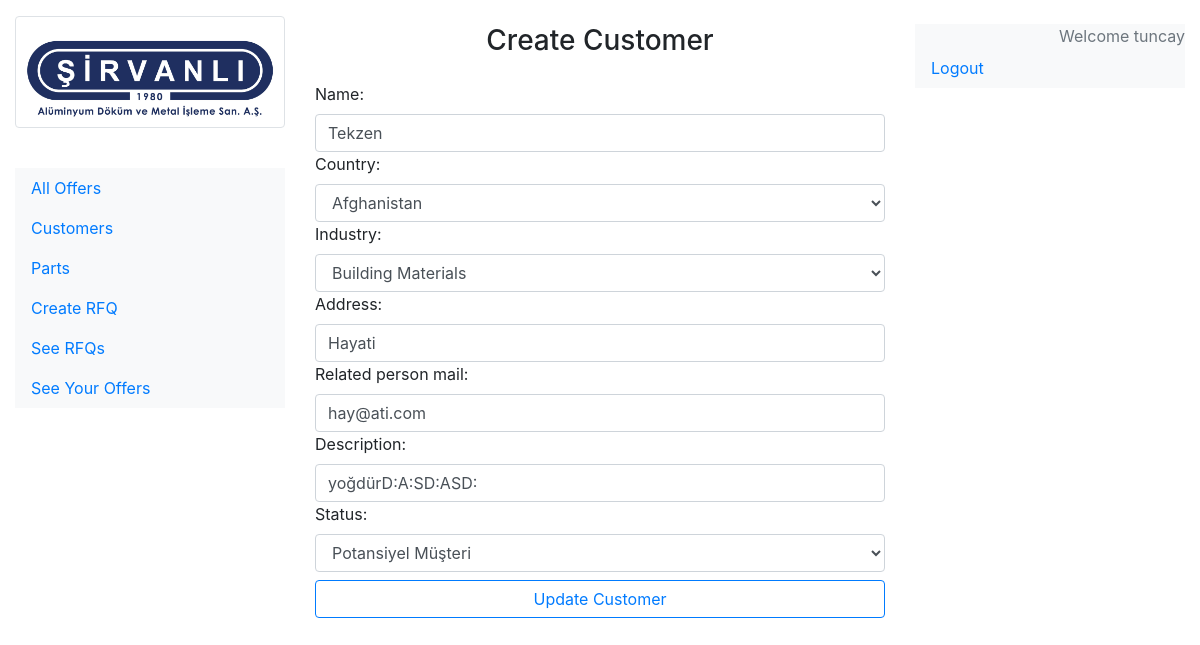
/update-customer/27 (signed in), run on the app's committed database.
### offer/models.py (models this page shows, shortened)
class Customer(models.Model):
    name = models.CharField(max_length=200)
    country = CountryField()
    industry = models.CharField(choices=INDUSTRIES, max_length=100, default="Automotive")
    address = models.CharField(max_length =255)
    related_person_mail = models.EmailField()
    description = models.CharField(max_length=255, blank=True, null=True)
    status = models.CharField(max_length=25, choices=(
            ('potansiyel', 'Potansiyel Müşteri'),
            ('mevcut', 'Mevcut Müşteri')
        ), default="potansiyel"
    )
    logo = models.ImageField(upload_to="static/img", blank=True, null=True)
    created_date = models.DateTimeField(default=timezone.now)
    class Meta:
        verbose_name = "Customer"
        verbose_name_plural = "Customers"

### offer/views.py (the view)
# urls.py: path("update-customer/<int:id>", views.update_customer_view, name = "update-customer"),
@login_required(login_url='/user/login')
def update_customer_view(request, id):
    customer = get_object_or_404(Customer, id=id)
    if request.method == "POST":
        form = CreateCustomerForm(request.POST, instance=customer)
        if form.is_valid():
            form.save()
            return redirect('customers')
    else:
        form = CreateCustomerForm(instance=customer)
    context = {'form':form}
    return render(request, 'offer/update-customer.html', context)

### offer/templates/offer/update-customer.html (shortened to what this page needs)
{% extends 'base.html' %}
{% block content %}
    <h3 class="text-center my-4">Create Customer</h3>
    <form action="" method="post" class="form">
        {{form}}
        <button type="submit" class="btn btn-outline-primary form-control my-2">
            Update Customer
        </button>
    </form>
{% endblock content %}

### templates/right-navbar.html (shortened to what this page needs)
<nav id="sidebar" class="c d-md-block bg-light sidebar my-4">
    <ul class="nav flex-column">
    {% if user.is_authenticated %}
    <div class="text-right text-muted">Welcome {{request.user}}</div>
    <li class="nav-item">
        <a class="nav-link" href="{% url 'logout' %}">
            Logout
        </a>
    </li>
    {% endif %}
    </ul>
</nav>

### data on the page
Customer: name "Tekzen", country "Afghanistan", industry "Building Materials", address "Hayati", related_person_mail "hay@ati.com", description "yoğdürD:A:SD:ASD:", status "Potansiyel Müşteri"

### other printed values
{{ request.user }} "tuncay"
